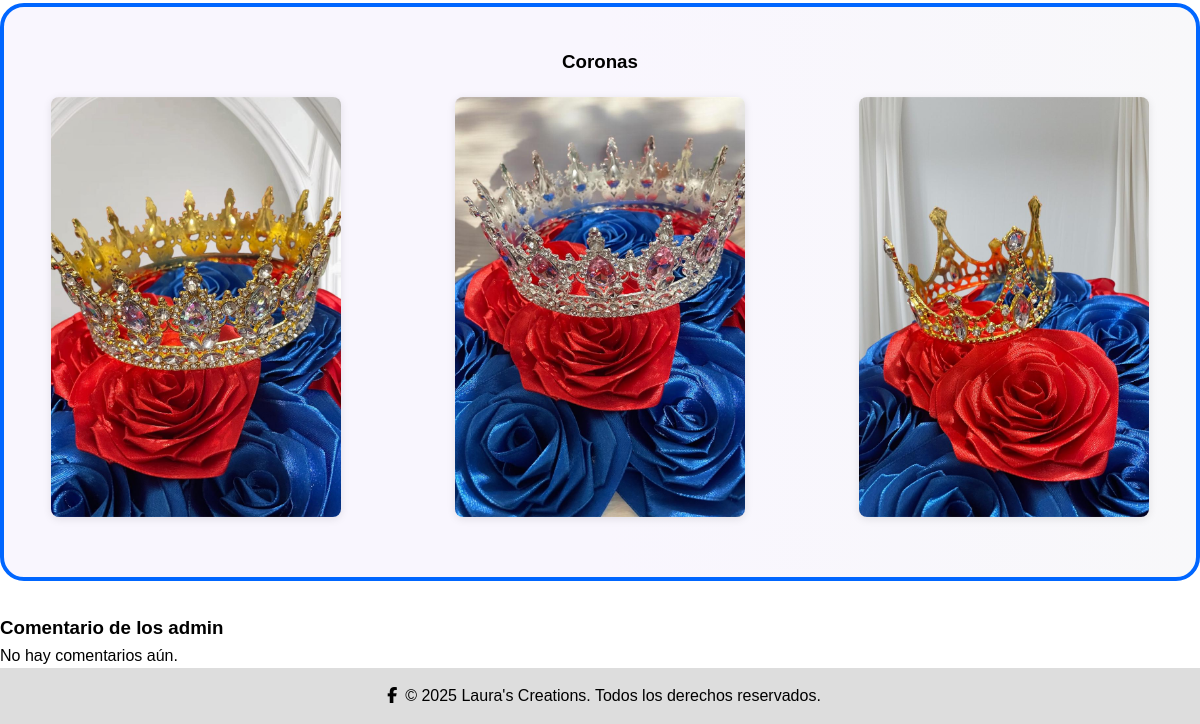
Before: / (lower part) with the older database file.
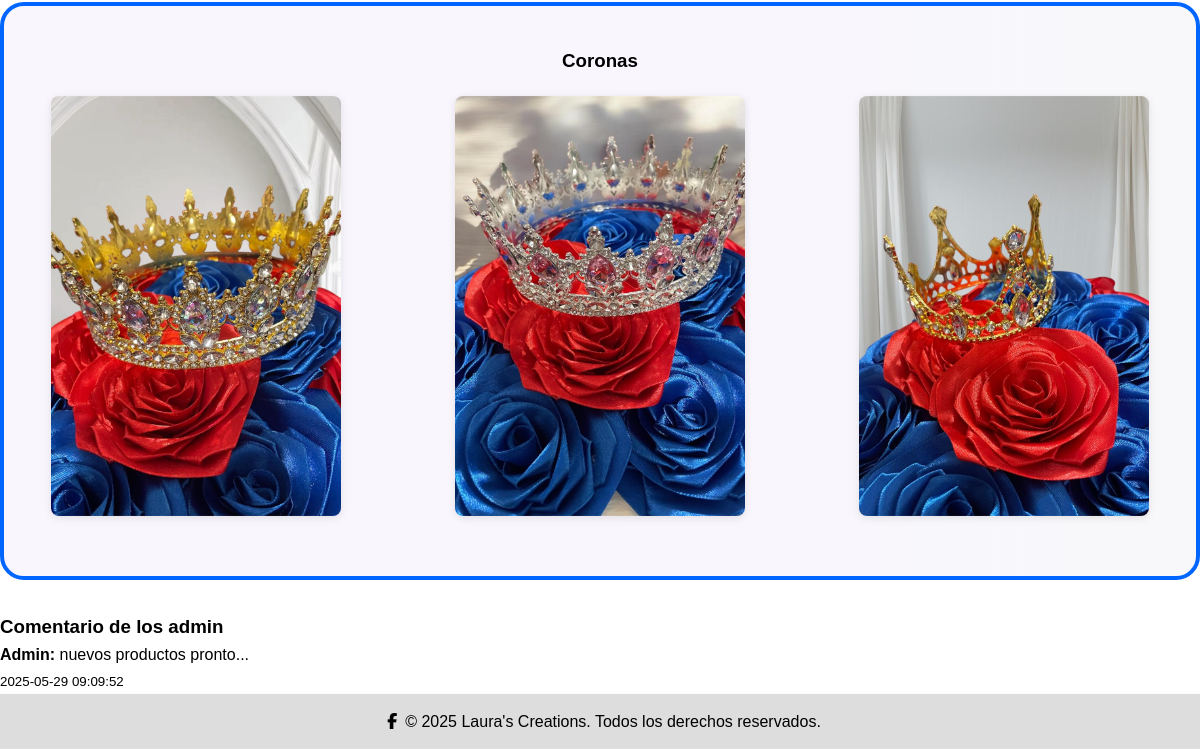
After: the same page with the newer database file.
### tables this page shows
CREATE TABLE `admin_comments` (
  `id` int NOT NULL AUTO_INCREMENT,
  `comentario` text NOT NULL,
  `fecha` timestamp NULL DEFAULT CURRENT_TIMESTAMP,
  PRIMARY KEY (`id`)
);

### index.php (the view, shortened to what this page needs)
<!DOCTYPE html>
<html lang="es">
<head>
    <link href="https://cdnjs.cloudflare.com/ajax/libs/font-awesome/5.15.4/css/all.min.css" rel="stylesheet">
    <link rel="stylesheet" href="components\css\styles.css">
    <link rel="stylesheet" href="https://cdnjs.cloudflare.com/ajax/libs/font-awesome/6.5.0/css/all.min.css">
</head>
<body>
     <section class="accesories">
        <h3>Coronas</h3>
        <div class="accesories-img">
            <img src="components\images\corona1.jpeg" >
            <img src="components\images\corona2.jpeg" >
            <img src="components\images\corona3.jpeg" >
        </div>
    </section>
    <?php
include 'CONFIG\db.php';
$result = $conn->query("SELECT comentario, fecha FROM admin_comments ORDER BY fecha DESC LIMIT 10");
?>
<section class="admin-commits">
    <h3>Comentario de los admin</h3>
    <div class="">
        <?php
        if ($result && $result->num_rows > 0) {
            while($row = $result->fetch_assoc()) {
                echo "<div class='admin-comment'>";
                echo "<p><strong>Admin:</strong> " . htmlspecialchars($row['comentario']) . "</p>";
                echo "<small>" . $row['fecha'] . "</small>";
                echo "</div>";
            }
        } else {
            echo "<p>No hay comentarios aún.</p>";
        }
        ?>
    </div>
</section>
    <footer class="footer">
        <p> <span> <a href="https://www.facebook.com/people/Lauras-Creations/61572005057732/?mibextid=wwXIfr&rdid=0hZmeZw3vwuJltym&share_url=https%3A%2F%2Fwww.facebook.com%2Fshare%2F18wpDFayGi%2F%3Fmibextid%3DwwXIfr" class=""><i class="fab fa-facebook-f"></i></a></span>&copy; 2025 Laura's Creations. Todos los derechos reservados.</p>
    </footer>
</body>
</html>

### components/css/styles.css (style rules this page uses)
html, body { height: 100%; margin: 0; padding: 0; display: flex; flex-direction: column; font-family: 'Sora', Arial, sans-serif; line-height: 1.6; }
* { margin: 0; padding: 0; box-sizing: border-box; }
body { font-family: Arial, sans-serif; line-height: 1.6; }
a { color: initial; text-decoration: none; padding: 8px; }
.top-sellers, .accesories { background: linear-gradient(90deg, #f9f6fe 50%, #f8f8fa 100%); padding: 40px 0; border-radius: 24px; margin: 32px 0; }
.accesories-img { display: grid; grid-template-columns: repeat(3, 1fr); gap: 20px; margin: 20px 0; justify-items: center; }
.accesories-img img { width: 290px; height: 420px; object-fit: cover; border-radius: 8px; box-shadow: 0 2px 8px rgba(0,0,0,0.1); }
footer { background-color: #ddd; text-align: center; padding: 15px; width: 100%; position: sticky; bottom: 0; }
.accesories { text-align: center; border: 4px solid #0066ff; }

Changed rows visible on the page:
added admin_comments: comentario "nuevos productos pronto...", fecha "2025-05-29 09:09:52"
Other visible differences:
text no longer shown: "No hay comentarios aún."
